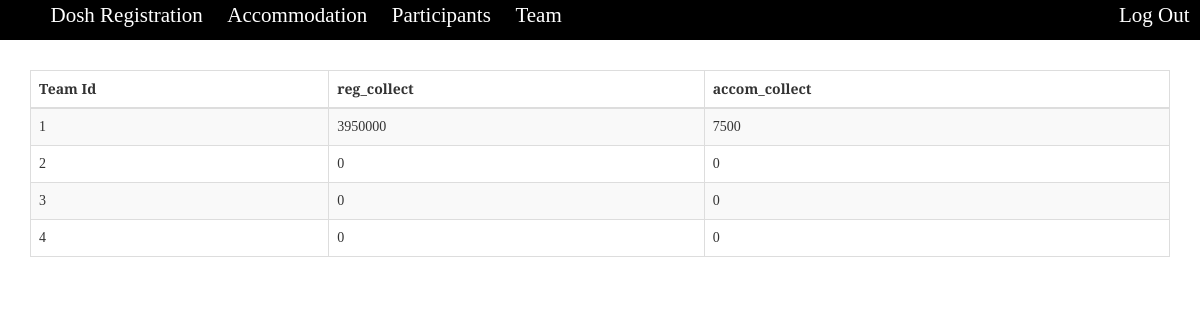
The app's page /PORTAL/Admin/team.php (signed in) with its own data.
### tables this page shows
CREATE TABLE IF NOT EXISTS `dosh_credentials` (
  `team_id` int(11) NOT NULL,
  `team_captain` varchar(30) NOT NULL,
  `team_pass` varchar(30) NOT NULL,
  `reg_collect` int(11) NOT NULL,
  `accom_collect` int(11) NOT NULL
);

### src/PORTAL/Admin/team.php (the view, shortened to what this page needs)
<?php
if(!isset($_SESSION['admin_id'])){
  echo "<script>window.open('login.php','_self')</script>";
}
else{
  function getTeamCollection(){
    $con=mysqli_connect("localhost","root","","pearl_16");
    $query=mysqli_query($con,"SELECT * FROM dosh_credentials");
    while($result=mysqli_fetch_array($query)){
      $team_id=$result['team_id'];
      $reg_collect=$result['reg_collect'];
      $accom_collect=$result['accom_collect'];
      echo "<tr>
      <td >$team_id</td>
      <td contenteditable='true' id='reg_collect:$team_id'>$reg_collect</td>
      <td contenteditable='true' id='accom_collect:$team_id'>$accom_collect</td>
      </tr>";
    }
  }
}
?>
<!DOCTYPE html>
<html>
<head>
<link type="text/css" rel="stylesheet" href="../bootstrap-3.2.0-dist/css/bootstrap.css">
<link type="text/css" rel="stylesheet" href="css/style.css">
</head>
<body>
<nav>
 <ul class="navigbar">
  <li><a href="index.php">Dosh Registration</a></li>
  <li><a href="accom.php">Accommodation</a></li>
  <li><a href="participants.php">Participants</a></li>
  <li><a href="#">Team</a></li>
  <li style="float:right"><a href="logout.php">Log Out</a></li>
  </ul>
</nav>
<div class="space"></div>
<div class="container"><br>
  <div>
<table class="table table-bordered table-striped">
<thead>
      <tr>
      <th>Team Id</th>
        <th>reg_collect</th>
        <th>accom_collect</th>
      </tr>
    </thead>
     <tbody>
    <?php getTeamCollection();
    ?>
  </tbody>
</table>
</div>
</div>
</body>
</html>

### src/PORTAL/Controlz/css/style.css (style rules this page uses)
body { font-family: 'Slabo 27px', serif; }
.navigbar { width:100%; color:white; background:black; height:5%; position:fixed; }
.navigbar li { list-style:none; display: inline-block; }
.navigbar li a { text-decoration: none; color:white; padding:2em 0.5em; font-size:1.5em; }

### src/PORTAL/Admin/team.php (style rules this page uses)
.space { width:100%; height: 50px; }
.navigbar { font-family: 'Slabo 27px', serif; width:100%; color:white; background:black; height:5%; position:fixed; }
.navigbar li { font-family: 'Slabo 27px', serif; list-style:none; display: inline-block; }
.navigbar li a { font-family: 'Slabo 27px', serif; text-decoration: none; color:white; padding:1em 0.5em; font-size:1.5em; }

### records on screen
dosh_credentials: team_id "1", reg_collect "3950000", accom_collect "7500"
dosh_credentials: team_id "2", reg_collect "0", accom_collect "0"
dosh_credentials: team_id "3", reg_collect "0", accom_collect "0"
dosh_credentials: team_id "4", reg_collect "0", accom_collect "0"
